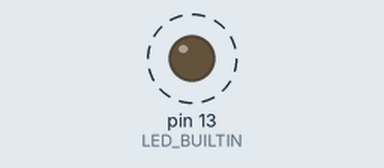
Bench run of a sketch on a simulated Arduino Uno, built with avr-gcc and run on an emulated ATmega328P. On the bench: output pins drawn as LEDs (lit = HIGH). Dashed ring = blinking.

Above: at 0.5 s.
Timing chart, 0 to 4.6 s (numbered marks = the images above):
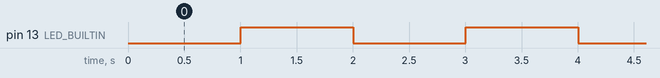

Measured:
- by itself, pin 13 (LED_BUILTIN): alternates HIGH for 1.0 s and LOW for 1.0 s

The sketch:

blink_without_delay.ino
```cpp
/**
 * @file blink_without_delay.ino
 * @author Lee A. Congdon (lee@silversat.org)
 * @brief Blink LED with no delay statement
 * @version 1.0.0
 * @date 2022-09-01
 */

constexpr unsigned long cycle_length{1000};
unsigned long cycle_start{0};
bool LED_on{false};

void setup() {
  // put your setup code here, to run once:
  pinMode (LED_BUILTIN, OUTPUT);
}

void loop() {
  // put your main code here, to run repeatedly:
  unsigned long interval = millis() - cycle_start;
  if (interval > cycle_length) {
    if (LED_on) {
      LED_on = false;
      digitalWrite(LED_BUILTIN, LOW);
    } else {
      LED_on = true;
      digitalWrite(LED_BUILTIN, HIGH);
    }
    cycle_start = millis();
  }

}
```
